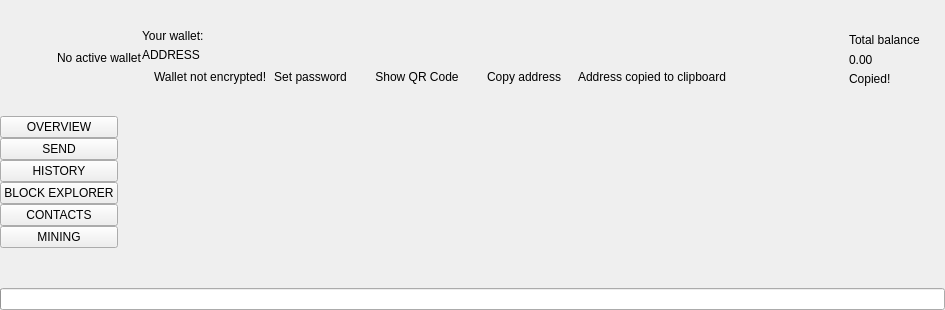
  <widget class="QWidget" name="centralwidget">
   <layout class="QVBoxLayout" name="verticalLayout_2">
    <property name="spacing">
     <number>0</number>
    </property>
    <property name="leftMargin">
     <number>0</number>
    </property>
    <property name="topMargin">
     <number>0</number>
    </property>
    <property name="rightMargin">
     <number>0</number>
    </property>
    <property name="bottomMargin">
     <number>0</number>
    </property>
    <item>
     <widget class="QFrame" name="m_headerFrame">
      <property name="minimumSize">
       <size>
        <width>0</width>
        <height>116</height>
       </size>
      </property>
      <property name="maximumSize">
       <size>
        <width>16777215</width>
        <height>116</height>
       </size>
      </property>
      <property name="frameShape">
       <enum>QFrame::NoFrame</enum>
      </property>
      <property name="frameShadow">
       <enum>QFrame::Raised</enum>
      </property>
      <layout class="QHBoxLayout" name="horizontalLayout_3">
       <property name="spacing">
        <number>0</number>
       </property>
       <property name="leftMargin">
        <number>0</number>
       </property>
       <property name="topMargin">
        <number>0</number>
       </property>
       <property name="rightMargin">
        <number>25</number>
       </property>
       <property name="bottomMargin">
        <number>0</number>
       </property>
       <item>
        <spacer name="horizontalSpacer_2">
         <property name="orientation">
          <enum>Qt::Horizontal</enum>
         </property>
         <property name="sizeType">
          <enum>QSizePolicy::Fixed</enum>
         </property>
         <property name="sizeHint" stdset="0">
          <size>
           <width>30</width>
           <height>20</height>
          </size>
         </property>
        </spacer>
       </item>
	   <item>
        <widget class="QLabel" name="m_logoLabel">
         <property name="text">
          <string/>
         </property>
        </widget>
       </item>
	   <item>
        <spacer name="horizontalSpacer_5">
         <property name="orientation">
          <enum>Qt::Horizontal</enum>
         </property>
         <property name="sizeType">
          <enum>QSizePolicy::Fixed</enum>
         </property>
         <property name="sizeHint" stdset="0">
          <size>
           <width>20</width>
           <height>20</height>
          </size>
         </property>
        </spacer>
       </item>
       <item>
        <widget class="WalletGui::WalletSmallGrayTextLabel" name="m_noWalletLabel">
         <property name="text">
          <string>No active wallet</string>
         </property>
        </widget>
       </item>
       <item>
        <widget class="QFrame" name="m_walletFrame">
         <property name="frameShape">
          <enum>QFrame::NoFrame</enum>
         </property>
         <property name="frameShadow">
          <enum>QFrame::Raised</enum>
         </property>
         <layout class="QVBoxLayout" name="verticalLayout_3">
          <property name="spacing">
           <number>5</number>
          </property>
          <property name="leftMargin">
           <number>0</number>
          </property>
          <property name="topMargin">
           <number>0</number>
          </property>
          <property name="rightMargin">
           <number>0</number>
          </property>
          <property name="bottomMargin">
           <number>0</number>
          </property>
          <item>
           <spacer name="verticalSpacer_3">
            <property name="orientation">
             <enum>Qt::Vertical</enum>
            </property>
            <property name="sizeType">
             <enum>QSizePolicy::Minimum</enum>
            </property>
            <property name="sizeHint" stdset="0">
             <size>
              <width>20</width>
              <height>40</height>
             </size>
            </property>
           </spacer>
          </item>
          <item>
           <widget class="WalletGui::WalletSmallGrayTextLabel" name="m_walletLabel">
            <property name="text">
             <string>Your wallet:</string>
            </property>
            <property name="indent">
             <number>0</number>
            </property>
           </widget>
          </item>
          <item>
           <widget class="QLabel" name="m_addressLabel">
            <property name="sizePolicy">
             <sizepolicy hsizetype="Preferred" vsizetype="Preferred">
              <horstretch>0</horstretch>
              <verstretch>0</verstretch>
             </sizepolicy>
            </property>
            <property name="cursor">
             <cursorShape>PointingHandCursor</cursorShape>
            </property>
            <property name="toolTip">
             <string>Click to copy</string>
            </property>
            <property name="text">
             <string>ADDRESS</string>
            </property>
            <property name="indent">
             <number>0</number>
            </property>
           </widget>
          </item>
          <item>
           <layout class="QHBoxLayout" name="horizontalLayout_2">
            <property name="spacing">
             <number>0</number>
            </property>
            <item alignment="Qt::AlignTop">
             <widget class="QFrame" name="m_notEncryptedFrame">
              <property name="sizePolicy">
               <sizepolicy hsizetype="Preferred" vsizetype="Preferred">
                <horstretch>0</horstretch>
                <verstretch>0</verstretch>
               </sizepolicy>
              </property>
              <property name="maximumSize">
               <size>
                <width>16777215</width>
                <height>20</height>
               </size>
              </property>
              <property name="baseSize">
               <size>
                <width>0</width>
                <height>0</height>
               </size>
              </property>
              <property name="frameShape">
               <enum>QFrame::NoFrame</enum>
              </property>
              <property name="frameShadow">
               <enum>QFrame::Raised</enum>
              </property>
              <layout class="QHBoxLayout" name="horizontalLayout_4">
               <property name="spacing">
                <number>0</number>
               </property>
               <property name="leftMargin">
                <number>0</number>
               </property>
               <property name="topMargin">
                <number>0</number>
               </property>
               <property name="rightMargin">
                <number>0</number>
               </property>
               <property name="bottomMargin">
                <number>0</number>
               </property>
               <item alignment="Qt::AlignVCenter">
                <widget class="QLabel" name="m_notEncryptedIconLabel">
                 <property name="sizePolicy">
                  <sizepolicy hsizetype="Minimum" vsizetype="Fixed">
                   <horstretch>0</horstretch>
                   <verstretch>0</verstretch>
                  </sizepolicy>
                 </property>
                 <property name="minimumSize">
                  <size>
                   <width>0</width>
                   <height>20</height>
                  </size>
                 </property>
                 <property name="maximumSize">
                  <size>
                   <width>16777215</width>
                   <height>20</height>
                  </size>
                 </property>
                 <property name="text">
                  <string/>
                 </property>
                 <property name="pixmap">
                  <pixmap resource="../../resources.qrc">:/icons/lock_open_gray</pixmap>
                 </property>
                 <property name="alignment">
                  <set>Qt::AlignLeading|Qt::AlignLeft|Qt::AlignVCenter</set>
                 </property>
                </widget>
               </item>
               <item>
                <spacer name="horizontalSpacer_11">
                 <property name="orientation">
                  <enum>Qt::Horizontal</enum>
                 </property>
                 <property name="sizeType">
                  <enum>QSizePolicy::Fixed</enum>
                 </property>
                 <property name="sizeHint" stdset="0">
                  <size>
                   <width>5</width>
                   <height>3</height>
                  </size>
                 </property>
                </spacer>
               </item>
               <item alignment="Qt::AlignVCenter">
                <widget class="WalletGui::WalletTinyGrayTextLabel" name="m_notEncryptedTextLabel">
                 <property name="sizePolicy">
                  <sizepolicy hsizetype="Preferred" vsizetype="Fixed">
                   <horstretch>0</horstretch>
                   <verstretch>0</verstretch>
                  </sizepolicy>
                 </property>
                 <property name="minimumSize">
                  <size>
                   <width>0</width>
                   <height>20</height>
                  </size>
                 </property>
                 <property name="maximumSize">
                  <size>
                   <width>16777215</width>
                   <height>20</height>
                  </size>
                 </property>
                 <property name="text">
                  <string>Wallet not encrypted!</string>
                 </property>
                 <property name="alignment">
                  <set>Qt::AlignLeading|Qt::AlignLeft|Qt::AlignVCenter</set>
                 </property>
                </widget>
               </item>
               <item>
                <spacer name="horizontalSpacer_9">
                 <property name="orientation">
                  <enum>Qt::Horizontal</enum>
                 </property>
                 <property name="sizeType">
                  <enum>QSizePolicy::Fixed</enum>
                 </property>
                 <property name="sizeHint" stdset="0">
                  <size>
                   <width>3</width>
                   <height>3</height>
                  </size>
                 </property>
                </spacer>
               </item>
               <item alignment="Qt::AlignVCenter">
                <widget class="WalletGui::WalletTinyLinkLikeButton" name="m_encryptButton">
                 <property name="sizePolicy">
                  <sizepolicy hsizetype="Minimum" vsizetype="Fixed">
                   <horstretch>0</horstretch>
                   <verstretch>0</verstretch>
                  </sizepolicy>
                 </property>
                 <property name="minimumSize">
                  <size>
                   <width>0</width>
                   <height>20</height>
                  </size>
                 </property>
                 <property name="cursor">
                  <cursorShape>PointingHandCursor</cursorShape>
                 </property>
                 <property name="text">
                  <string>Set password</string>
                 </property>
                 <property name="flat">
                  <bool>true</bool>
                 </property>
                </widget>
               </item>
               <item>
                <spacer name="horizontalSpacer_4">
                 <property name="orientation">
                  <enum>Qt::Horizontal</enum>
                 </property>
                 <property name="sizeType">
                  <enum>QSizePolicy::Fixed</enum>
                 </property>
                 <property name="sizeHint" stdset="0">
                  <size>
                   <width>20</width>
                   <height>3</height>
                  </size>
                 </property>
                </spacer>
               </item>
              </layout>
             </widget>
            </item>
            <item>
             <widget class="WalletGui::WalletTinyLinkLikeButton" name="m_showQrCodeButton">
              <property name="sizePolicy">
               <sizepolicy hsizetype="Minimum" vsizetype="Fixed">
                <horstretch>0</horstretch>
                <verstretch>0</verstretch>
               </sizepolicy>
              </property>
              <property name="minimumSize">
               <size>
                <width>0</width>
                <height>20</height>
               </size>
              </property>
              <property name="maximumSize">
               <size>
                <width>16777215</width>
                <height>20</height>
               </size>
              </property>
              <property name="cursor">
               <cursorShape>PointingHandCursor</cursorShape>
              </property>
              <property name="focusPolicy">
               <enum>Qt::NoFocus</enum>
              </property>
              <property name="autoFillBackground">
               <bool>true</bool>
              </property>
              <property name="text">
               <string>Show QR Code</string>
              </property>
              <property name="flat">
               <bool>true</bool>
              </property>
             </widget>
            </item>
            <item>
             <spacer name="horizontalSpacer_10">
              <property name="orientation">
               <enum>Qt::Horizontal</enum>
              </property>
              <property name="sizeType">
               <enum>QSizePolicy::Fixed</enum>
              </property>
              <property name="sizeHint" stdset="0">
               <size>
                <width>20</width>
                <height>3</height>
               </size>
              </property>
             </spacer>
            </item>
            <item>
             <widget class="WalletGui::WalletTinyLinkLikeButton" name="m_copyAddressButton">
              <property name="sizePolicy">
               <sizepolicy hsizetype="Minimum" vsizetype="Fixed">
                <horstretch>0</horstretch>
                <verstretch>0</verstretch>
               </sizepolicy>
              </property>
              <property name="minimumSize">
               <size>
                <width>0</width>
                <height>20</height>
               </size>
              </property>
              <property name="maximumSize">
               <size>
                <width>16777215</width>
                <height>20</height>
               </size>
              </property>
              <property name="cursor">
               <cursorShape>PointingHandCursor</cursorShape>
              </property>
              <property name="focusPolicy">
               <enum>Qt::NoFocus</enum>
              </property>
              <property name="autoFillBackground">
               <bool>true</bool>
              </property>
              <property name="text">
               <string>Copy address</string>
              </property>
              <property name="flat">
               <bool>true</bool>
              </property>
             </widget>
            </item>
            <item>
             <spacer name="horizontalSpacer_7">
              <property name="orientation">
               <enum>Qt::Horizontal</enum>
              </property>
              <property name="sizeType">
               <enum>QSizePolicy::Fixed</enum>
              </property>
              <property name="sizeHint" stdset="0">
               <size>
                <width>13</width>
                <height>3</height>
               </size>
              </property>
             </spacer>
            </item>
            <item alignment="Qt::AlignVCenter">
             <widget class="WalletGui::CopyMagicLabel" name="m_copyAddressLabel">
              <property name="sizePolicy">
               <sizepolicy hsizetype="Preferred" vsizetype="Fixed">
                <horstretch>0</horstretch>
                <verstretch>0</verstretch>
               </sizepolicy>
              </property>
              <property name="minimumSize">
               <size>
                <width>0</width>
                <height>20</height>
               </size>
              </property>
              <property name="maximumSize">
               <size>
                <width>16777215</width>
                <height>20</height>
               </size>
              </property>
              <property name="text">
               <string>Address copied to clipboard</string>
              </property>
              <property name="alignment">
               <set>Qt::AlignLeading|Qt::AlignLeft|Qt::AlignVCenter</set>
              </property>
             </widget>
            </item>
            <item>
             <spacer name="horizontalSpacer">
              <property name="orientation">
               <enum>Qt::Horizontal</enum>
              </property>
              <property name="sizeHint" stdset="0">
               <size>
                <width>40</width>
                <height>3</height>
               </size>
              </property>
             </spacer>
            </item>
           </layout>
          </item>
          <item>
           <spacer name="verticalSpacer_2">
            <property name="orientation">
             <enum>Qt::Vertical</enum>
            </property>
            <property name="sizeType">
             <enum>QSizePolicy::Minimum</enum>
            </property>
            <property name="sizeHint" stdset="0">
             <size>
              <width>20</width>
              <height>40</height>
             </size>
            </property>
           </spacer>
          </item>
         </layout>
        </widget>
       </item>
       <item>
        <spacer name="horizontalSpacer_3">
         <property name="orientation">
          <enum>Qt::Horizontal</enum>
         </property>
         <property name="sizeType">
          <enum>QSizePolicy::Expanding</enum>
         </property>
         <property name="sizeHint" stdset="0">
          <size>
           <width>34</width>
           <height>20</height>
          </size>
         </property>
        </spacer>
       </item>
       <item>
        <spacer name="horizontalSpacer_8">
         <property name="orientation">
          <enum>Qt::Horizontal</enum>
         </property>
         <property name="sizeType">
          <enum>QSizePolicy::Fixed</enum>
         </property>
         <property name="sizeHint" stdset="0">
          <size>
           <width>34</width>
           <height>20</height>
          </size>
         </property>
        </spacer>
       </item>
       <item alignment="Qt::AlignRight|Qt::AlignVCenter">
        <widget class="QFrame" name="m_balanceFrame">
         <layout class="QGridLayout" name="gridLayout">
          <property name="leftMargin">
           <number>0</number>
          </property>
          <property name="topMargin">
           <number>30</number>
          </property>
          <property name="rightMargin">
           <number>0</number>
          </property>
          <property name="bottomMargin">
           <number>0</number>
          </property>
          <property name="verticalSpacing">
           <number>3</number>
          </property>
          <item row="0" column="2">
           <layout class="QVBoxLayout" name="verticalLayout_4">
            <item>
             <widget class="QLabel" name="m_balanceTextLabel">
              <property name="text">
               <string>Total balance</string>
              </property>
             </widget>
            </item>
            <item>
             <widget class="QLabel" name="m_balanceLabel">
              <property name="cursor">
               <cursorShape>PointingHandCursor</cursorShape>
              </property>
              <property name="toolTip">
               <string>Click to copy</string>
              </property>
              <property name="text">
               <string>0.00</string>
              </property>
             </widget>
            </item>
           </layout>
          </item>
          <item row="1" column="2">
           <widget class="WalletGui::CopyMagicLabel" name="m_balanceCopyLabel">
            <property name="text">
             <string>Copied!</string>
            </property>
           </widget>
          </item>
          <item row="0" column="1">
           <spacer name="horizontalSpacer_6">
            <property name="orientation">
             <enum>Qt::Horizontal</enum>
            </property>
            <property name="sizeType">
             <enum>QSizePolicy::Fixed</enum>
            </property>
            <property name="sizeHint" stdset="0">
             <size>
              <width>2</width>
              <height>39</height>
             </size>
            </property>
           </spacer>
          </item>
          <item row="2" column="2">
           <spacer name="verticalSpacer_5">
            <property name="orientation">
             <enum>Qt::Vertical</enum>
            </property>
            <property name="sizeType">
             <enum>QSizePolicy::Expanding</enum>
            </property>
            <property name="sizeHint" stdset="0">
             <size>
              <width>20</width>
              <height>50</height>
             </size>
            </property>
           </spacer>
          </item>
          <item row="0" column="0">
           <widget class="QLabel" name="m_balanceIconLabel">
            <property name="text">
             <string/>
            </property>
            <property name="pixmap">
             <pixmap resource="../../resources.qrc">:/icons/total_balance</pixmap>
            </property>
           </widget>
          </item>
         </layout>
        </widget>
       </item>
      </layout>
     </widget>
    </item>
    <item>
     <layout class="QHBoxLayout" name="horizontalLayout" stretch="0,0,0,0,0,0,0,0">
      <property name="spacing">
       <number>0</number>
      </property>
      <item>
       <widget class="QFrame" name="m_toolFrame">
        <property name="frameShape">
         <enum>QFrame::NoFrame</enum>
        </property>
        <property name="frameShadow">
         <enum>QFrame::Plain</enum>
        </property>
        <property name="lineWidth">
         <number>0</number>
        </property>
        <layout class="QVBoxLayout" name="verticalLayout">
         <property name="spacing">
          <number>0</number>
         </property>
         <property name="leftMargin">
          <number>0</number>
         </property>
         <property name="topMargin">
          <number>0</number>
         </property>
         <property name="rightMargin">
          <number>0</number>
         </property>
         <property name="bottomMargin">
          <number>0</number>
         </property>
         <item>
          <widget class="QPushButton" name="m_overviewButton">
           <property name="sizePolicy">
            <sizepolicy hsizetype="Minimum" vsizetype="Fixed">
             <horstretch>0</horstretch>
             <verstretch>0</verstretch>
            </sizepolicy>
           </property>
           <property name="focusPolicy">
            <enum>Qt::NoFocus</enum>
           </property>
           <property name="text">
            <string>OVERVIEW</string>
           </property>
           <property name="checkable">
            <bool>true</bool>
           </property>
           <attribute name="buttonGroup">
            <string notr="true">m_toolButtonGroup</string>
           </attribute>
          </widget>
         </item>
         <item>
          <widget class="QPushButton" name="m_sendButton">
           <property name="sizePolicy">
            <sizepolicy hsizetype="Minimum" vsizetype="Fixed">
             <horstretch>0</horstretch>
             <verstretch>0</verstretch>
            </sizepolicy>
           </property>
           <property name="focusPolicy">
            <enum>Qt::NoFocus</enum>
           </property>
           <property name="text">
            <string>SEND</string>
           </property>
           <property name="checkable">
            <bool>true</bool>
           </property>
           <attribute name="buttonGroup">
            <string notr="true">m_toolButtonGroup</string>
           </attribute>
          </widget>
         </item>
         <item>
          <widget class="QPushButton" name="m_transactionsButton">
           <property name="sizePolicy">
            <sizepolicy hsizetype="Minimum" vsizetype="Fixed">
             <horstretch>0</horstretch>
             <verstretch>0</verstretch>
            </sizepolicy>
           </property>
           <property name="focusPolicy">
            <enum>Qt::NoFocus</enum>
           </property>
           <property name="text">
            <string>HISTORY</string>
           </property>
           <property name="checkable">
            <bool>true</bool>
           </property>
           <attribute name="buttonGroup">
            <string notr="true">m_toolButtonGroup</string>
           </attribute>
          </widget>
         </item>
         <item>
          <widget class="QPushButton" name="m_blockExplorerButton">
           <property name="focusPolicy">
            <enum>Qt::NoFocus</enum>
           </property>
           <property name="text">
            <string>BLOCK EXPLORER</string>
           </property>
           <property name="checkable">
            <bool>true</bool>
           </property>
           <attribute name="buttonGroup">
            <string notr="true">m_toolButtonGroup</string>
           </attribute>
          </widget>
         </item>
         <item>
          <widget class="QPushButton" name="m_addressBookButton">
           <property name="sizePolicy">
            <sizepolicy hsizetype="Minimum" vsizetype="Fixed">
             <horstretch>0</horstretch>
             <verstretch>0</verstretch>
            </sizepolicy>
           </property>
           <property name="focusPolicy">
            <enum>Qt::NoFocus</enum>
           </property>
           <property name="text">
            <string>CONTACTS</string>
           </property>
           <property name="checkable">
            <bool>true</bool>
           </property>
           <attribute name="buttonGroup">
            <string notr="true">m_toolButtonGroup</string>
           </attribute>
          </widget>
         </item>
         <item>
          <widget class="QPushButton" name="m_miningButton">
           <property name="focusPolicy">
            <enum>Qt::NoFocus</enum>
           </property>
           <property name="text">
            <string>MINING</string>
           </property>
           <property name="checkable">
            <bool>true</bool>
           </property>
           <attribute name="buttonGroup">
            <string notr="true">m_toolButtonGroup</string>
           </attribute>
          </widget>
         </item>
         <item>
          <spacer name="verticalSpacer">
           <property name="orientation">
            <enum>Qt::Vertical</enum>
           </property>
           <property name="sizeHint" stdset="0">
            <size>
             <width>20</width>
             <height>40</height>
            </size>
           </property>
          </spacer>
         </item>
        </layout>
       </widget>
      </item>
      <item>
       <widget class="WalletGui::OverviewFrame" name="m_overviewFrame">
        <property name="frameShape">
         <enum>QFrame::NoFrame</enum>
        </property>
        <property name="frameShadow">
         <enum>QFrame::Raised</enum>
        </property>
       </widget>
      </item>
      <item>
       <widget class="WalletGui::SendFrame" name="m_sendFrame">
        <property name="frameShape">
         <enum>QFrame::NoFrame</enum>
        </property>
        <property name="frameShadow">
         <enum>QFrame::Raised</enum>
        </property>
       </widget>
      </item>
      <item>
       <widget class="WalletGui::TransactionsFrame" name="m_transactionsFrame">
        <property name="frameShape">
         <enum>QFrame::NoFrame</enum>
        </property>
        <property name="frameShadow">
         <enum>QFrame::Raised</enum>
        </property>
       </widget>
      </item>
      <item>
       <widget class="WalletGui::AddressBookFrame" name="m_addressBookFrame">
        <property name="frameShape">
         <enum>QFrame::NoFrame</enum>
        </property>
        <property name="frameShadow">
         <enum>QFrame::Raised</enum>
        </property>
       </widget>
      </item>
      <item>
       <widget class="WalletGui::NoWalletFrame" name="m_noWalletFrame">
        <property name="frameShape">
         <enum>QFrame::NoFrame</enum>
        </property>
        <property name="frameShadow">
         <enum>QFrame::Raised</enum>
        </property>
       </widget>
      </item>
      <item>
       <widget class="WalletGui::BlockExplorerFrame" name="m_blockExplorerFrame">
        <property name="frameShape">
         <enum>QFrame::NoFrame</enum>
        </property>
        <property name="frameShadow">
         <enum>QFrame::Raised</enum>
        </property>
       </widget>
      </item>
      <item>
       <widget class="WalletGui::MiningFrame" name="m_miningFrame">
        <property name="frameShape">
         <enum>QFrame::NoFrame</enum>
        </property>
        <property name="frameShadow">
         <enum>QFrame::Raised</enum>
        </property>
       </widget>
      </item>
     </layout>
    </item>
    <item>
     <widget class="QProgressBar" name="m_syncProgress">
      <property name="maximum">
       <number>100</number>
      </property>
      <property name="value">
       <number>0</number>
      </property>
      <property name="textVisible">
       <bool>false</bool>
      </property>
     </widget>
    </item>
   </layout>
  </widget>
